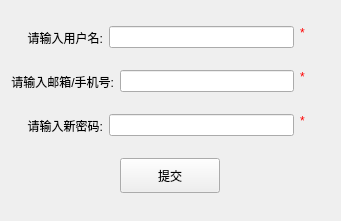
<?xml version="1.0" encoding="UTF-8"?>
<ui version="4.0">
 <class>forgetWidget</class>
 <widget class="QWidget" name="forgetWidget">
  <property name="geometry">
   <rect>
    <x>0</x>
    <y>0</y>
    <width>341</width>
    <height>221</height>
   </rect>
  </property>
  <property name="minimumSize">
   <size>
    <width>341</width>
    <height>221</height>
   </size>
  </property>
  <property name="maximumSize">
   <size>
    <width>341</width>
    <height>221</height>
   </size>
  </property>
  <property name="windowTitle">
   <string>找回密码</string>
  </property>
  <layout class="QVBoxLayout" name="verticalLayout">
   <item>
    <layout class="QHBoxLayout" name="horizontalLayout_2">
     <item>
      <widget class="QLabel" name="label">
       <property name="text">
        <string>     请输入用户名:</string>
       </property>
       <property name="alignment">
        <set>Qt::AlignRight|Qt::AlignTrailing|Qt::AlignVCenter</set>
       </property>
      </widget>
     </item>
     <item>
      <widget class="QLineEdit" name="lineEdit_forget_name"/>
     </item>
     <item>
      <widget class="QLabel" name="label_4">
       <property name="minimumSize">
        <size>
         <width>30</width>
         <height>23</height>
        </size>
       </property>
       <property name="maximumSize">
        <size>
         <width>16777215</width>
         <height>23</height>
        </size>
       </property>
       <property name="styleSheet">
        <string notr="true">color: rgb(255, 0, 0);</string>
       </property>
       <property name="text">
        <string>*</string>
       </property>
       <property name="alignment">
        <set>Qt::AlignLeading|Qt::AlignLeft|Qt::AlignTop</set>
       </property>
      </widget>
     </item>
    </layout>
   </item>
   <item>
    <layout class="QHBoxLayout" name="horizontalLayout_3">
     <item>
      <widget class="QLabel" name="label_2">
       <property name="text">
        <string>请输入邮箱/手机号:</string>
       </property>
       <property name="alignment">
        <set>Qt::AlignRight|Qt::AlignTrailing|Qt::AlignVCenter</set>
       </property>
      </widget>
     </item>
     <item>
      <widget class="QLineEdit" name="lineEdit_forget_email_phone"/>
     </item>
     <item>
      <widget class="QLabel" name="label_5">
       <property name="minimumSize">
        <size>
         <width>30</width>
         <height>23</height>
        </size>
       </property>
       <property name="maximumSize">
        <size>
         <width>16777215</width>
         <height>23</height>
        </size>
       </property>
       <property name="styleSheet">
        <string notr="true">color: rgb(255, 0, 0);</string>
       </property>
       <property name="text">
        <string>*</string>
       </property>
       <property name="alignment">
        <set>Qt::AlignLeading|Qt::AlignLeft|Qt::AlignTop</set>
       </property>
      </widget>
     </item>
    </layout>
   </item>
   <item>
    <layout class="QHBoxLayout" name="horizontalLayout_4">
     <item>
      <widget class="QLabel" name="label_3">
       <property name="text">
        <string>     请输入新密码:</string>
       </property>
       <property name="alignment">
        <set>Qt::AlignRight|Qt::AlignTrailing|Qt::AlignVCenter</set>
       </property>
      </widget>
     </item>
     <item>
      <widget class="QLineEdit" name="lineEdit_forget_pass"/>
     </item>
     <item>
      <widget class="QLabel" name="label_6">
       <property name="minimumSize">
        <size>
         <width>30</width>
         <height>23</height>
        </size>
       </property>
       <property name="maximumSize">
        <size>
         <width>16777215</width>
         <height>23</height>
        </size>
       </property>
       <property name="styleSheet">
        <string notr="true">color: rgb(255, 0, 0);</string>
       </property>
       <property name="text">
        <string>*</string>
       </property>
       <property name="alignment">
        <set>Qt::AlignLeading|Qt::AlignLeft|Qt::AlignTop</set>
       </property>
      </widget>
     </item>
    </layout>
   </item>
   <item>
    <layout class="QHBoxLayout" name="horizontalLayout">
     <item>
      <widget class="QPushButton" name="pushButton">
       <property name="minimumSize">
        <size>
         <width>100</width>
         <height>35</height>
        </size>
       </property>
       <property name="maximumSize">
        <size>
         <width>100</width>
         <height>35</height>
        </size>
       </property>
       <property name="text">
        <string>提交</string>
       </property>
      </widget>
     </item>
    </layout>
   </item>
  </layout>
 </widget>
 <resources/>
 <connections/>
</ui>
